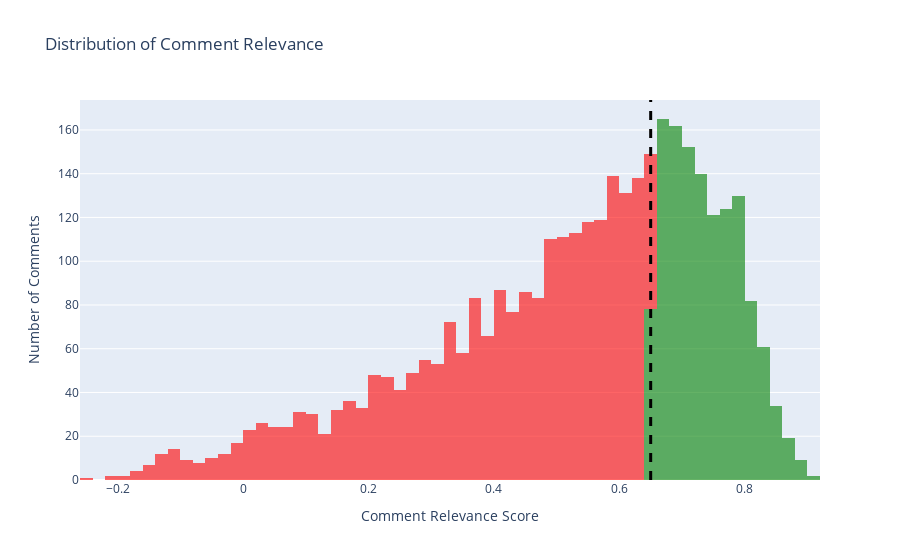

The notebook cell this image was saved under:
### Markdown cell above
### Frequency Distribution of Overall Comment Relevance

### Code cell
hist_df = res_df.copy()
hist_df["color"] = np.select(
    [hist_df["comment_relevance"].gt(0.65), hist_df["comment_relevance"].lt(0.65)],
    ["green", "red"],
    "orange"
)
fig = px.histogram(hist_df, x="comment_relevance",
                    title='Distribution of Comment Relevance',
                    labels={'comment_relevance':'Comment Relevance Score', 'count':'Number of Comments'},
                    opacity=0.6, 
                    color="color",
                    color_discrete_map={
                    "green": "green",
                    "red": "red",
                    "orange": "orange"
                    })

fig.update_layout(yaxis_title="Number of Comments", showlegend=False)

fig.add_vline(x=0.65, line_width=3, line_dash="dash", line_color="black")

#include lines for classifying relevant or not : t-test for relevance 0.65< 
fig.show()

### Figure 1 — Plotly figure (JSON) as saved in the notebook; plotly's stock layout.template omitted (floating-point values rounded to 4 significant figures; data arrays with more than 128 entries replaced by an {"elided": "..."} marker saying what was removed)
{"data": [{"alignmentgroup": "True", "bingroup": "x", "hovertemplate": "color=green<br>Comment Relevance Score=%{x}<br>count=%{y}<extra></extra>", "legendgroup": "green", "marker": {"color": "green", "opacity": 0.6, "pattern": {"shape": ""}}, "name": "green", "offsetgroup": "green", "orientation": "v", "showlegend": true, "type": "histogram", "x": {"elided": "1279 float values"}, "xaxis": "x", "yaxis": "y"}, {"alignmentgroup": "True", "bingroup": "x", "hovertemplate": "color=red<br>Comment Relevance Score=%{x}<br>count=%{y}<extra></extra>", "legendgroup": "red", "marker": {"color": "red", "opacity": 0.6, "pattern": {"shape": ""}}, "name": "red", "offsetgroup": "red", "orientation": "v", "showlegend": true, "type": "histogram", "x": {"elided": "2333 float values"}, "xaxis": "x", "yaxis": "y"}], "layout": {"barmode": "relative", "legend": {"title": {"text": "color"}, "tracegroupgap": 0}, "shapes": [{"line": {"color": "black", "dash": "dash", "width": 3}, "type": "line", "x0": 0.65, "x1": 0.65, "xref": "x", "y0": 0, "y1": 1, "yref": "y domain"}], "showlegend": false, "title": {"text": "Distribution of Comment Relevance"}, "xaxis": {"anchor": "y", "domain": [0, 1], "title": {"text": "Comment Relevance Score"}}, "yaxis": {"anchor": "x", "domain": [0, 1], "title": {"text": "Number of Comments"}}}}
